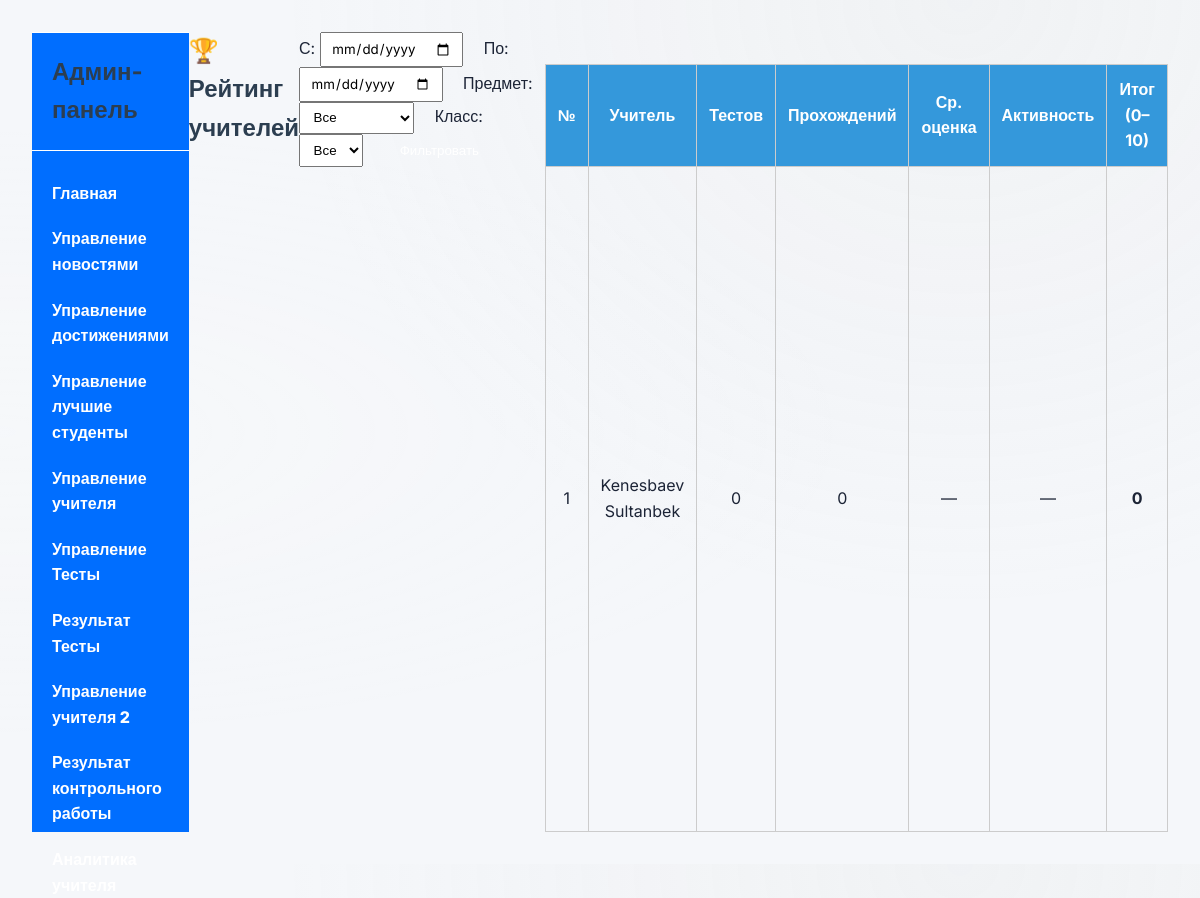
The page /admin/control_analytics_teachers.php (signed in) on the database its author committed.
### tables this page shows
CREATE TABLE `teacher_user` (
  `id` int NOT NULL,
  `username` varchar(50) NOT NULL,
  `password` varchar(255) NOT NULL,
  `first_name` varchar(100) DEFAULT NULL,
  `last_name` varchar(100) DEFAULT NULL,
  `subjects` varchar(255) DEFAULT NULL
);

### admin/control_analytics_teachers.php (the view, shortened to what this page needs)
<?php
require_once "../includes/db.php";
include("../includes/header-admin.php");
include("../includes/sidebar-admin.php");
$start_date = $_GET['start_date'] ?? '';
$end_date = $_GET['end_date'] ?? '';
$sql = "
    SELECT
        t.id AS teacher_id,
        CONCAT(t.last_name, ' ', t.first_name) AS teacher_name,
        COUNT(DISTINCT ct.id) AS total_tests,
        COUNT(r.id) AS total_results,
        AVG(r.grade) AS avg_grade,
        COUNT(DISTINCT r.student_name) AS unique_students
    FROM teacher_user t
    LEFT JOIN control_tests ct ON ct.teacher_id = t.id
    LEFT JOIN control_test_results r ON r.test_id = ct.id
    WHERE 1 = 1
";
$params = [];
$sql .= " GROUP BY t.id";
$stmt = $pdo->prepare($sql);
$stmt->execute($params);
$teachers = $stmt->fetchAll();
usort($teachers, function ($a, $b) {
    return $b['final_score'] <=> $a['final_score'];
});
?>
<!DOCTYPE html>
<html>
<head>
</head>
<body>
<h2>🏆 Рейтинг учителей</h2>
<form method="get">
    <label>С: <input type="date" name="start_date" value="<?= htmlspecialchars($start_date) ?>"></label>
    <label>По: <input type="date" name="end_date" value="<?= htmlspecialchars($end_date) ?>"></label>
    <label>Предмет:
        <select name="subject_id">
            <option value="">Все</option>
        </select>
    </label>
    <label>Класс:
        <select name="class_id">
            <option value="">Все</option>
        </select>
    </label>
    <button type="submit">Фильтровать</button>
</form>
<table>
    <thead>
        <tr>
            <th>№</th>
            <th>Учитель</th>
            <th>Тестов</th>
            <th>Прохождений</th>
            <th>Ср. оценка</th>
            <th>Активность</th>
            <th>Итог (0–10)</th>
        </tr>
    </thead>
    <tbody>
        <?php if (empty($teachers)): ?>
            <tr><td colspan="7">Нет данных</td></tr>
        <?php else: ?>
            <?php foreach ($teachers as $i => $t): ?>
    <tr>
        <td><?= $i + 1 ?></td>
        <td><?= htmlspecialchars($t['teacher_name']) ?></td>
        <td><?= $t['total_tests'] ?></td>
        <td><?= $t['total_results'] ?></td>
        <td>
            <?= is_null($t['avg_grade']) ? '—' : round($t['avg_grade'], 2) ?>
        </td>
        <td>
            <?= $t['unique_students'] > 0
                ? round(min($t['total_results'] / $t['unique_students'], 1), 2)
                : '—' ?>
        </td>
        <td><strong><?= $t['final_score'] ?? '0.00' ?></strong></td>
    </tr>
<?php endforeach; ?>
        <?php endif; ?>
    </tbody>
</table>
</body>
</html>

### public/css/styles.css (style rules this page uses)
* { margin: 0px; padding: 0px; box-sizing: border-box; font-family: "Inter", sans-serif; }
body { position: relative; }
button { display: inline-block; cursor: pointer; background-color: transparent; border: none; color: white; }
body { font-size: clamp(8px, 2vw, 16px); min-width: 360px; }
h1, h2, h3, h4, h5, h6, button, a { font-family: "Inter", sans-serif; }

### public/css/header.css (style rules this page uses)
:root { --glass-white: rgba(255, 255, 255, 0.7); --glass-border: rgba(255, 255, 255, 0.18); --text-dark: #1c2436; --text-light: #ffffff; --shadow: 0 4px 30px rgba(0, 0, 0, 0.1); --transition: all 0.4s cubic-bezier(0.16, 1, 0.3, 1); --glass-blur: 12px; }
* { margin: 0; padding: 0; box-sizing: border-box; font-family: "Inter", system-ui, -apple-system, sans-serif; }
body { line-height: 1.6; color: var(--text-dark); background-color: #f5f7fa; background-image: radial-gradient( at 80% 0%, rgba(200, 200, 200, 0.1) 0px, transparent 50% ), radial-gradient(at 0% 50%, rgba(255, 255, 255, 0.1) 0px, transparent 50%); }

### public/css/sidebar.css (style rules this page uses)
* { margin: 0px; padding: 0px; box-sizing: border-box; font-family: "Inter", sans-serif; }
body { position: relative; display: flex; }
button { display: inline-block; cursor: pointer; background-color: transparent; border: none; color: white; }
h1, h2, h3, h4, h5, h6, button, a { font-family: "Inter", sans-serif; }
:root { --primary: #3498db; --primary-light: #5dade2; --danger: #e74c3c; --danger-light: #f5b7b1; --success: #2ecc71; --warning: #f39c12; --text: #2c3e50; --text-light: #ecf0f1; --bg: #ffffff; --bg-secondary: #f5f7fa; --border: #dfe6e9; --shadow: 0 4px 6px rgba(0, 0, 0, 0.1); --radius: 8px; }

### admin/control_analytics_teachers.php (style rules this page uses)
body { font-family: Arial; padding: 2rem; }
table { width: 100%; border-collapse: collapse; margin-top: 2rem; }
th, td { border: 1px solid #ccc; padding: 0.75rem; text-align: center; }
th { background: #3498db; color: white; }
h2 { color: #2c3e50; }
form { margin-bottom: 2rem; }
select, input[type="date"] { padding: 0.4rem 0.6rem; margin-right: 1rem; }
button { padding: 0.4rem 1rem; }

### rows shown on the page
teacher_user: teacher_name "Kenesbaev Sultanbek", total_tests "0", total_results "0", final_score "0"
